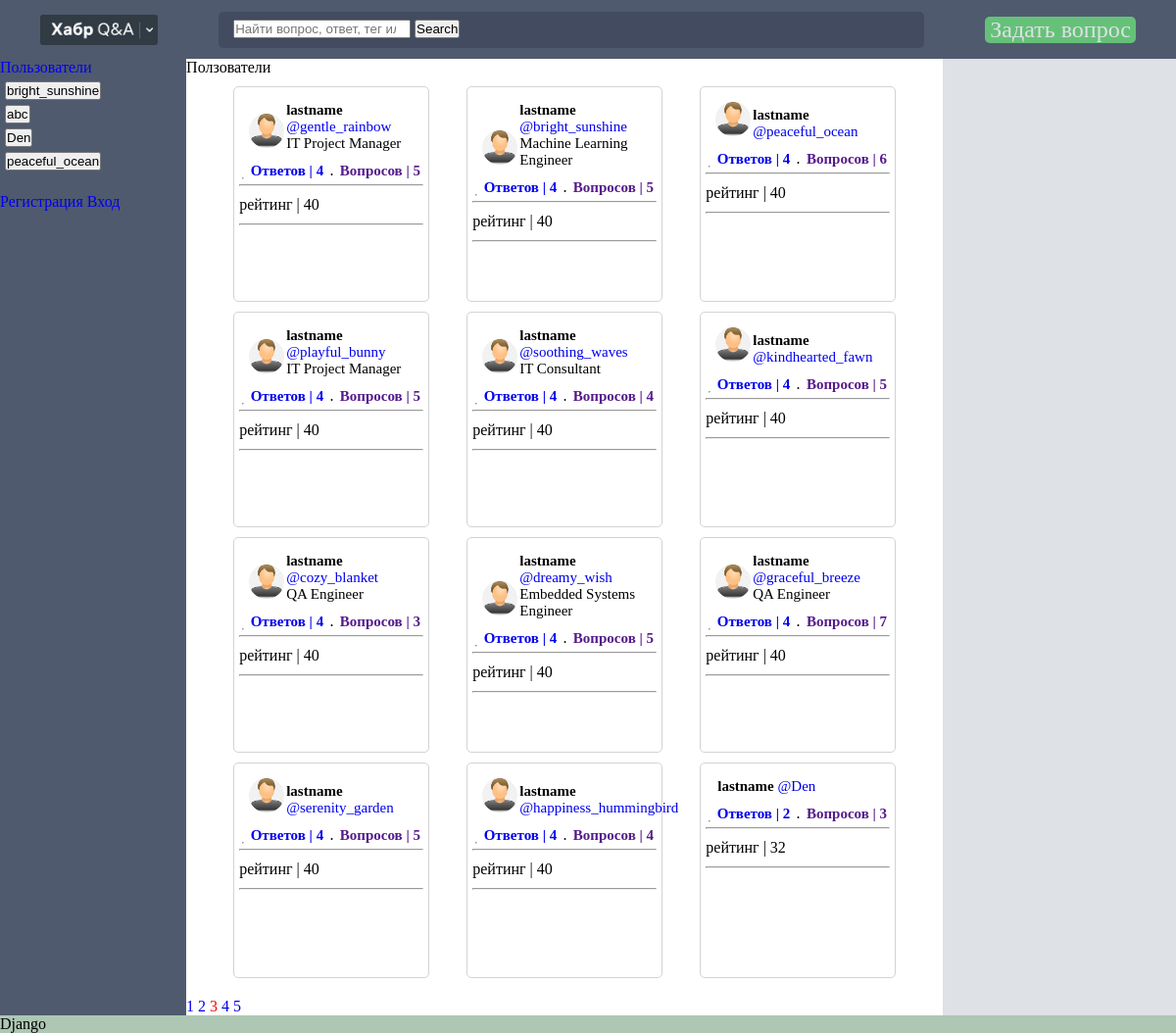
Before: /users/page/3 with the older database file.
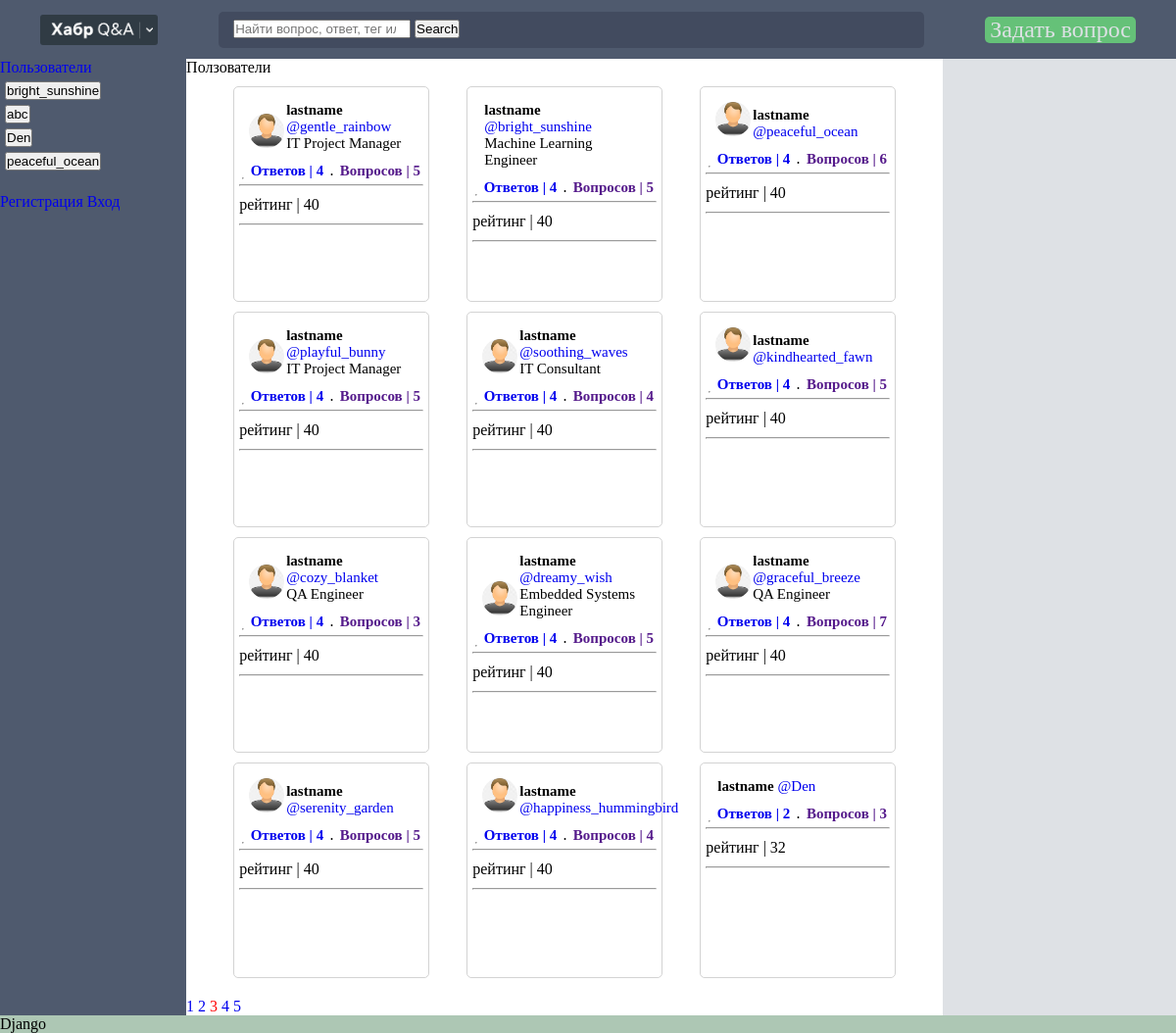
After: the same page with the newer database file.
### main/models.py (models this page shows)
class User(AbstractUser):
    profession = models.CharField(max_length=50, default="", blank=True)
    rating_cache = models.IntegerField(default=-1)
    rating_cache_updated_at = models.DateTimeField(auto_now_add=True)
    image_url = models.CharField(max_length=50, blank=True)
    @property
    def rating(self):
        if (
            self.rating_cache_updated_at + timedelta(minutes=CACH_UPDATE_MIN)
            < timezone.now()
        ):
            answer_true = Answer.objects.filter(autor=self, correct=True).count() * 10
            reaction_count = Rection.objects.filter(user=self).count() * 3
            self.rating_cache = answer_true + reaction_count
            self.rating_cache_updated_at = timezone.now()
            self.save()
        return self.rating_cache

### main/views.py (the view)
# urls.py: path("users/", all_users, name="all_users"),
def all_users(request, **kwargs):
    answer_obj = Answer.objects.prefetch_related("rection_set")
    for answer in answer_obj:
        ans_react = answer.rection_set.all()
        for related in ans_react:
            print(related.user)
    """Все пользователи в карточках на странице"""
    page = kwargs.get("page")
    if page is not None:
        try:
            page = int(page)
            if page < 2:
                raise ValueError()
        except:
            return redirect("all_users")
    else:
        page = 1
    users_obj = User.objects.all()
    sorted_users = sorted(users_obj, key=lambda u: u.rating, reverse=True)
    sorted_users = sorted_users[
        (page - 1)
        * main.settings.LIMIT_OF_USERS_ON_PAGE : (page)
        * main.settings.LIMIT_OF_USERS_ON_PAGE
    ]
    num_pages = int(math.ceil(len(users_obj) / main.settings.LIMIT_OF_USERS_ON_PAGE))
    users_obj = users_obj
    count_answer_users = {}
    count_questions_users = {}
    try:
        for user in users_obj:
            question_obj = Question.objects.filter(autor=user)
            answers_obj = Answer.objects.filter(autor=user)
            count_answer_users[user] = len(answers_obj)
            count_questions_users[user] = len(question_obj)
    except Exception as e:
        print(e, "<<< e -------------- def all_users(request)")
    return render(
        request,
        "all_users.html",
        {
            "users": sorted_users,
            "pages_range": range(1, num_pages + 1),
            "page_number": page,
            "count_answer_users": count_answer_users,
            "count_questions_users": count_questions_users,
        },
    )

### templates/all_users.html (shortened to what this page needs)
{% extends 'wrapper/main.html' %}
{% block content %}
  <div class="users-container">
    <div class="users">Ползователи</div>
    <div class="container">
      {% for username in users %}
        <div class="box">
          <div class="user-list">
            <div class="user">
              {% include 'shared/user_witget.html' with user=username %}
            </div>
            <div class="answer-question">
              <hr />
              {% for key_ans, value_ans in count_answer_users.items %}
                {% if key_ans == username %}
                  <a href="/user/{{ username }}/"><div class="answer">Ответов | {{ value_ans }}</div></a>
                  {% for key_quest, value_quest in count_questions_users.items %}
                    {% if key_quest == username %}
                      <div>.</div>
                      <a href=""><div class="questions">Вопросов | {{ value_quest }}</div></a>
                    {% endif %}
                  {% endfor %}
                {% endif %}
              {% endfor %}
            </div>
            <hr />
            <div class="rating">рейтинг | {{ username.rating }}</div>
            <hr />
          </div>
        </div>
      {% endfor %}
    </div>
    <div>
      {% for num in pages_range %}
        {% if page_number != num %}
          <a href="{% url 'users_page' num %}">{{ num }}</a>
        {% else %}
          <span class="current">{{ num }}</span>
        {% endif %}
      {% endfor %}
    </div>
  </div>
{% endblock %}

### templates/shared/user_witget.html (shortened to what this page needs)
<div class="user-widget">
  {% if user.image_url %}
    <div>
      <img class="user-widget-img" src="/static/profile/picture/{{ user.image_url }}/file-1.jpg" alt="" width="36" />
    </div>
  {% else %}
    <div>
      <img class="user-widget-img" src="/static/img/head.png" alt="" width="36" />
    </div>
  {% endif %}
  <div class="user-widget-info">
    <p class="user-widget-info-name">
      <strong>
        <span>lastname</span>
      </strong>
      <a href="{% url 'user_profile' user %}">@{{ user }}</a>
    </p>
    {% if user.profession != '' %}
      <p class="user-widget-info-title">{{ user.profession }}</p>
    {% endif %}
  </div>
</div>

Changed rows visible on the page:
changed User "bright_sunshine": image_url: picture removed
